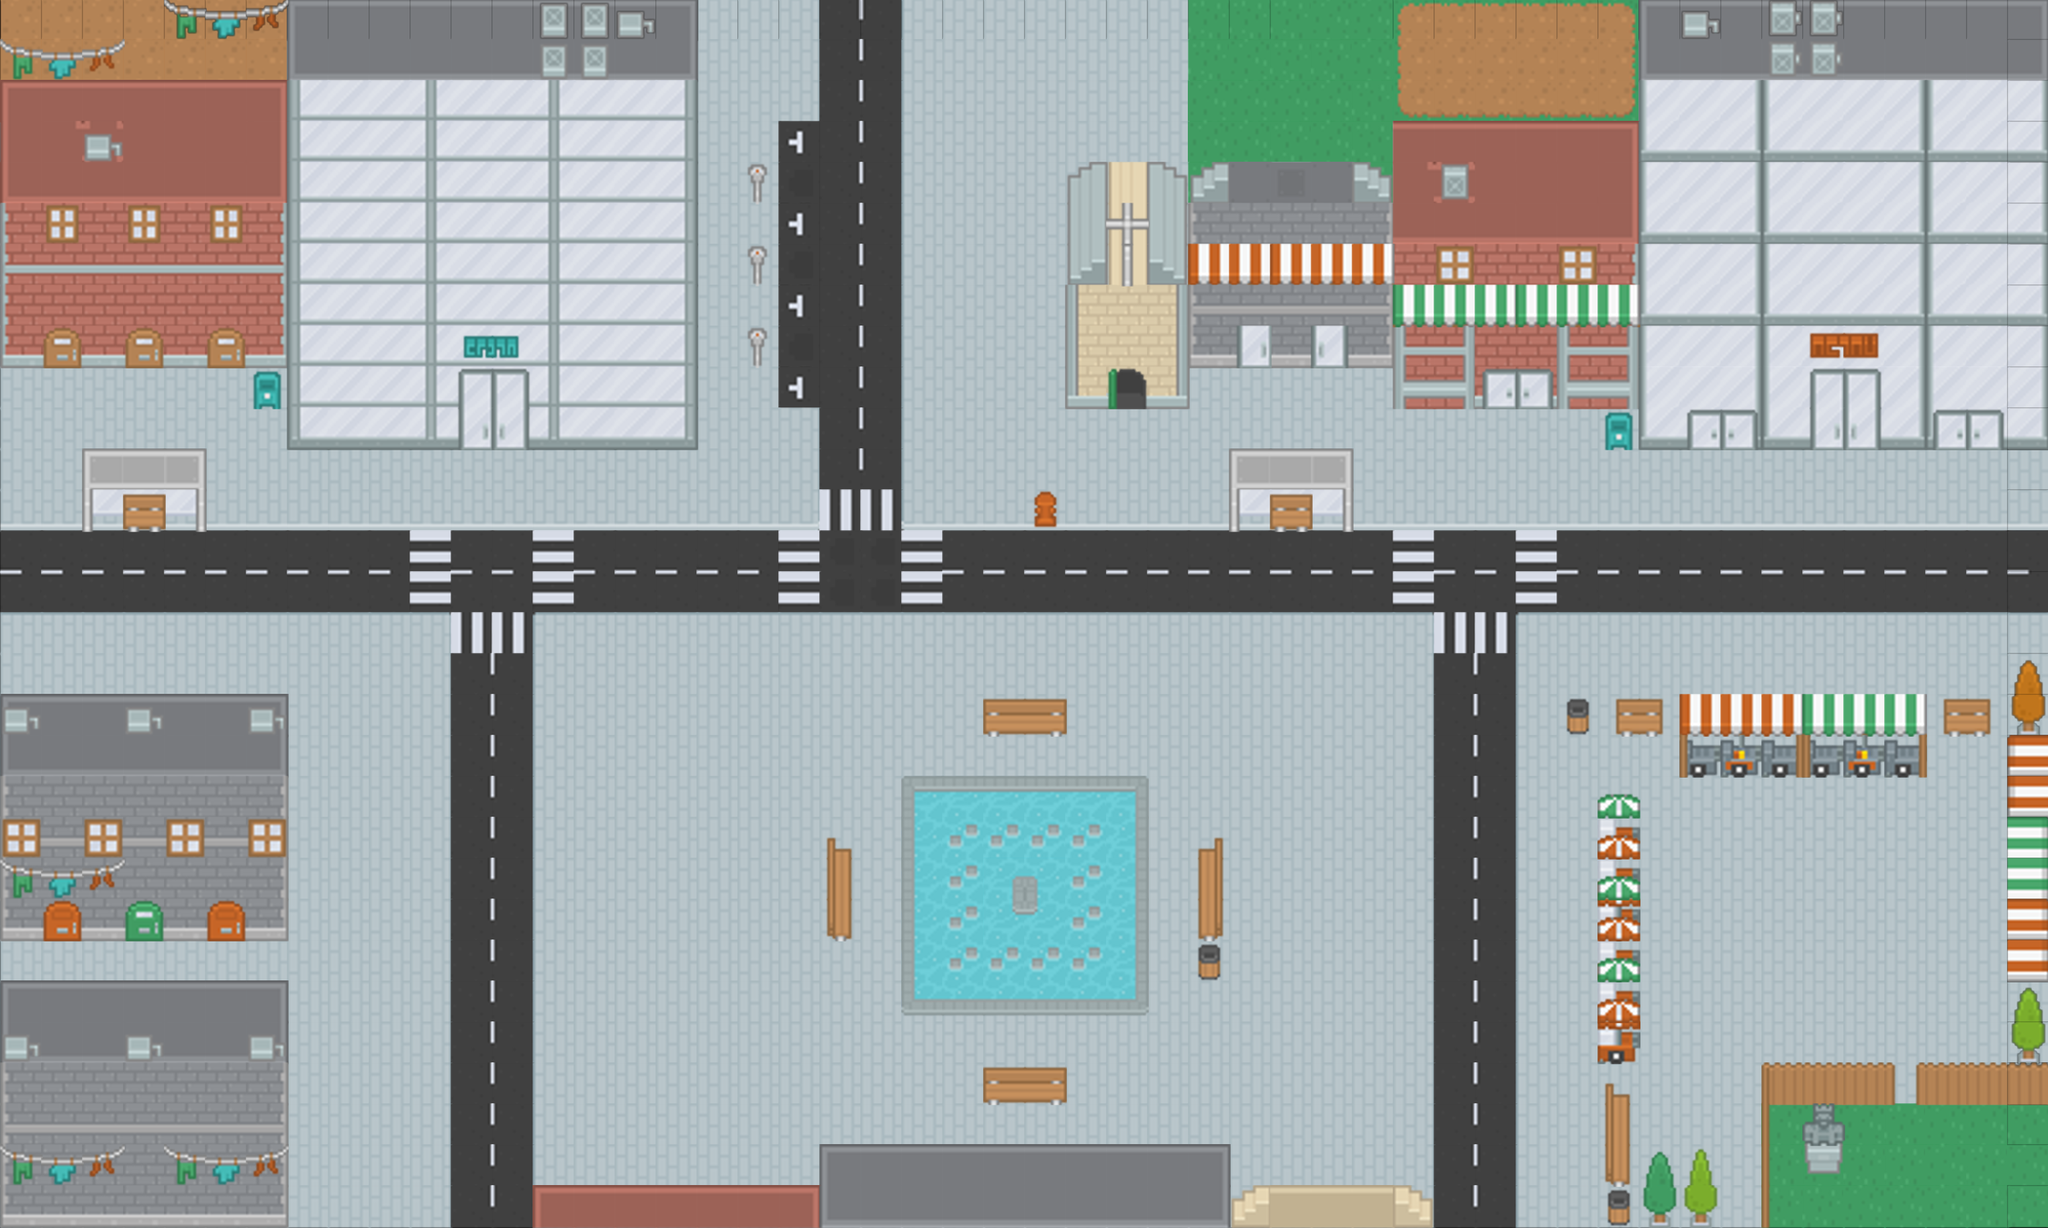

Below is a game level as drawn by its tile map, then a one-line description and the .tmx that defines it (tile-layer data replaced by summaries):
An orthogonal 50x30 tile map with 61x61 px tiles, 4 tile layers (ground, buildings, decorations, top_layer_decorations) and 69 objects (41x building, 26x npc, player, villain).

<map version="1.0" tiledversion="1.1.4" orientation="orthogonal" renderorder="right-down" width="50" height="30" tilewidth="61" tileheight="61" infinite="0" nextobjectid="75">
 <tileset firstgid="1" source="roguelikeCity_magenta.tsx" />
 <layer name="ground" width="50" height="30">
  <data>[1500 cells, 1500 non-empty, 30 distinct tile ids]</data>
 </layer>
 <layer name="buildings" width="50" height="30">
  <data>[1500 cells, 470 non-empty, 72 distinct tile ids]</data>
 </layer>
 <layer name="decorations" width="50" height="30">
  <data>[1500 cells, 155 non-empty, 70 distinct tile ids]</data>
 </layer>
 <layer name="top_layer_decorations" width="50" height="30">
  <data>[1500 cells, 61 non-empty, 27 distinct tile ids]</data>
 </layer>
 <objectgroup name="obstacles">
  <object id="1" name="building" x="427" y="0" width="610" height="610" />
  <object id="2" name="building" x="0" y="122" width="427" height="366" />
  <object id="3" name="player" x="198.25" y="564.25" width="30.5" height="30.5" />
  <object id="4" name="building" x="0" y="549" height="1281" />
  <object id="5" name="building" x="1037" y="0" width="1997.75" />
  <object id="6" name="building" x="0" y="1830" width="3050" />
  <object id="7" name="building" x="3050" y="45.75" height="1784.25" />
  <object id="8" name="building" x="0" y="1037" width="427" height="305" />
  <object id="9" name="building" x="0" y="1464" width="427" height="366" />
  <object id="10" name="building" x="793" y="1769" width="427" height="61" />
  <object id="11" name="building" x="1220" y="1708" width="610" height="122" />
  <object id="12" name="building" x="1830" y="1769" width="305" height="61" />
  <object id="13" name="building" x="1342" y="1159" width="366" height="305" />
  <object id="14" name="building" x="1235.25" y="1265.75" width="15.25" height="137.25" />
  <object id="16" name="building" x="1464" y="1586" width="122" />
  <object id="17" name="building" x="1464" y="1037" width="122" />
  <object id="18" name="building" x="1586" y="244" width="167.75" height="305" />
  <object id="19" name="building" x="1769" y="244" width="305" height="244" />
  <object id="20" name="building" x="2074" y="183" width="350.75" height="366" />
  <object id="21" name="building" x="2074" y="183" width="366" height="366" />
  <object id="22" name="building" x="2440" y="0" width="610" height="610" />
  <object id="23" name="building" x="2409.5" y="1037" width="61" />
  <object id="24" name="building" x="2897.5" y="1037" width="61" />
  <object id="25" name="building" x="2379" y="1204.75" width="61" height="320.25" />
  <object id="26" name="building" x="3004.25" y="1006.5" width="45.75" height="579.5" />
  <object id="27" name="building" x="1799.5" y="1265.75" width="15.25" height="137.25" />
  <object id="28" name="building" x="2333.25" y="1037" width="30.5" />
  <object id="29" name="building" x="2394.25" y="1647" width="30.5" height="167.75" />
  <object id="30" name="building" x="2455.25" y="1723.25" width="30.5" height="106.75" />
  <object id="31" name="building" x="2516.25" y="1723.25" width="30.5" height="106.75" />
  <object id="32" name="building" x="2623" y="1586" width="15.25" height="244" />
  <object id="33" name="building" x="2623" y="1586" width="161" height="61" />
  <object id="35" name="building" x="2893" y="1586" width="157" height="61" />
  <object id="37" name="building" x="1540.25" y="732" width="30.5" height="15.25" />
  <object id="38" name="building" x="1830" y="671" width="183" height="61" />
  <object id="39" name="building" x="122" y="671" width="183" height="61" />
  <object id="40" name="building" x="1128.5" y="244" height="15.25" />
  <object id="43" name="building" x="381.25" y="549" width="45.75" height="15.25" />
  <object id="44" name="building" x="2501" y="1037" width="366" height="61" />
  <object id="45" name="building" x="2394.25" y="610" width="45.75" />
  <object id="46" name="building" x="1128.5" y="366" height="15.25" />
  <object id="47" name="building" x="1128.5" y="488" height="15.25" />
  <object id="48" name="npc" x="533.75" y="1403" width="30.5" height="30.5" />
  <object id="49" name="npc" x="1784.25" y="991.25" width="30.5" height="30.5" />
  <object id="50" name="npc" x="991.25" y="1204.75" width="30.5" height="30.5" />
  <object id="51" name="npc" x="2912.75" y="1174.25" width="30.5" height="30.5" />
  <object id="52" name="npc" x="2562" y="1342" width="30.5" height="30.5" />
  <object id="53" name="npc" x="854" y="991.25" width="30.5" height="30.5" />
  <object id="54" name="npc" x="2912.75" y="1448.75" width="30.5" height="30.5" />
  <object id="55" name="npc" x="1113.25" y="106.75" width="30.5" height="30.5" />
  <object id="56" name="npc" x="15.25" y="1403" width="30.5" height="30.5" />
  <object id="57" name="npc" x="488" y="1067.5" width="30.5" height="30.5" />
  <object id="58" name="npc" x="488" y="1769" width="30.5" height="30.5" />
  <object id="59" name="npc" x="838.75" y="1570.75" width="30.5" height="30.5" />
  <object id="60" name="npc" x="1250.5" y="1494.5" width="30.5" height="30.5" />
  <object id="61" name="npc" x="1509.75" y="564.25" width="30.5" height="30.5" />
  <object id="62" name="npc" x="2943.25" y="716.75" width="30.5" height="30.5" />
  <object id="63" name="npc" x="2745" y="716.75" width="30.5" height="30.5" />
  <object id="64" name="npc" x="2562" y="716.75" width="30.5" height="30.5" />
  <object id="65" name="npc" x="2302.75" y="625.25" width="30.5" height="30.5" />
  <object id="66" name="npc" x="2302.75" y="625.25" width="30.5" height="30.5" />
  <object id="67" name="npc" x="2165.5" y="625.25" width="30.5" height="30.5" />
  <object id="68" name="npc" x="2165.5" y="625.25" width="30.5" height="30.5" />
  <object id="69" name="npc" x="1220" y="945.5" width="30.5" height="30.5" />
  <object id="70" name="npc" x="1220" y="945.5" width="30.5" height="30.5" />
  <object id="71" name="npc" x="1891" y="1616.5" width="30.5" height="30.5" />
  <object id="72" name="npc" x="1952" y="1220" width="30.5" height="30.5" />
  <object id="73" name="npc" x="1494.5" y="91.5" width="30.5" height="30.5" />
  <object id="74" name="villain" x="2820" y="1788.5" width="30.5" height="30.5" />
 </objectgroup>
</map>